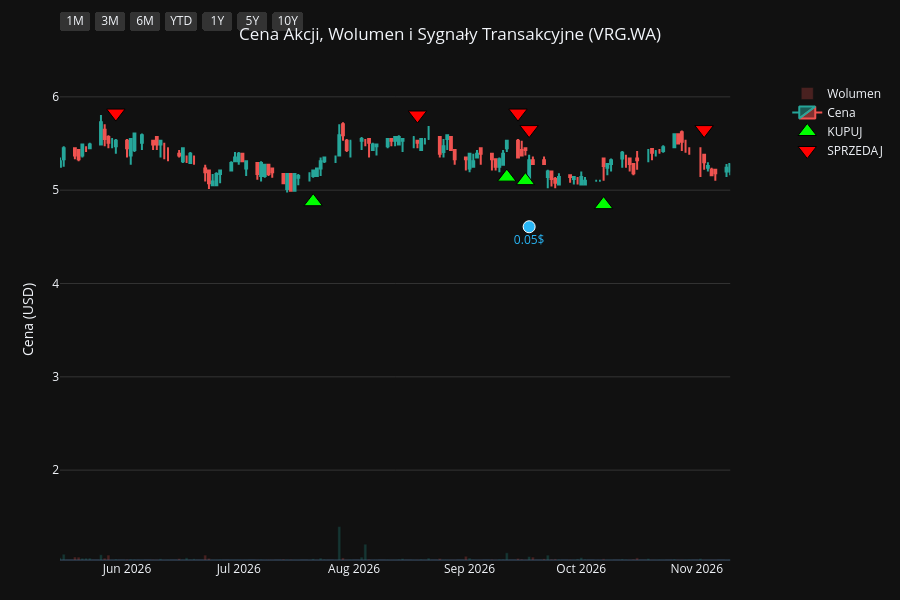
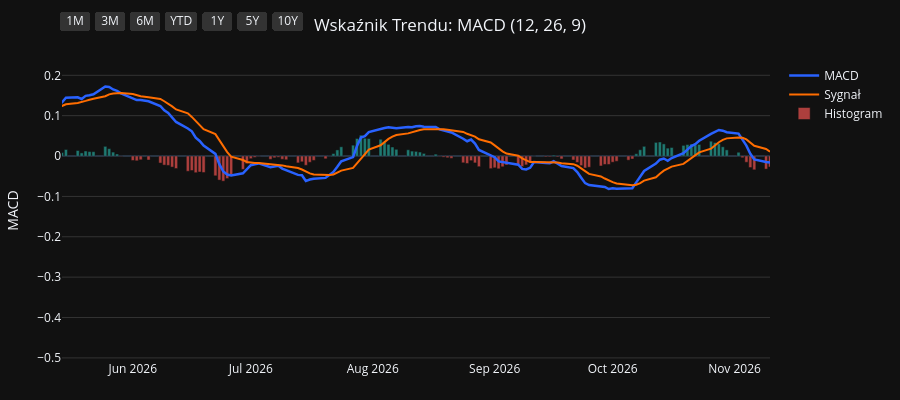
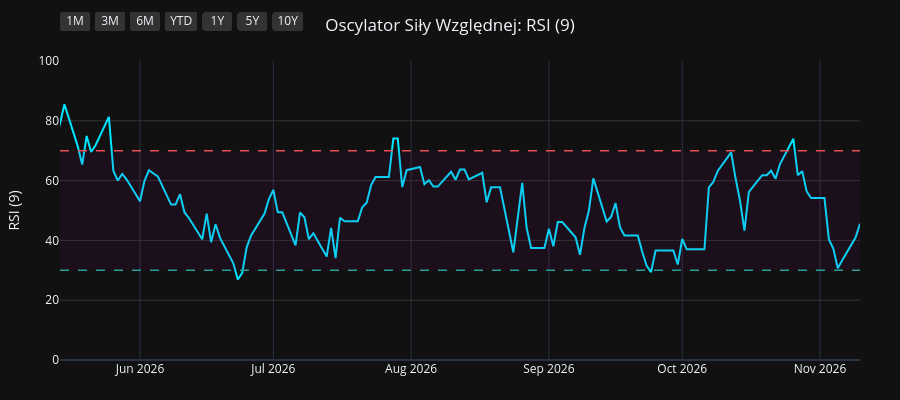
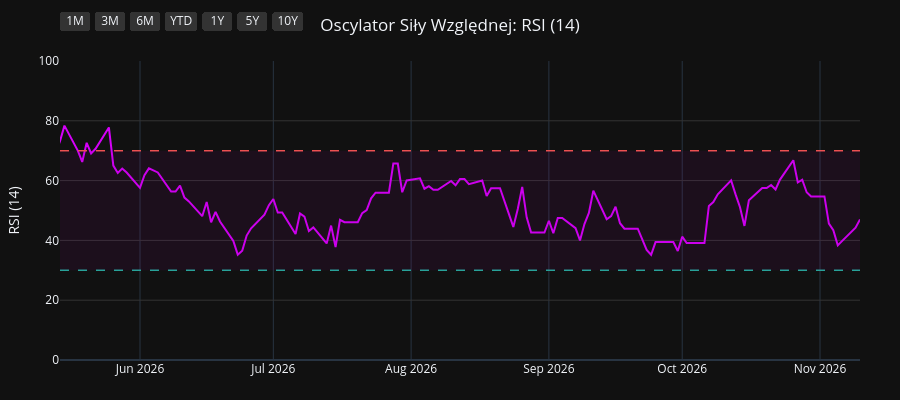

Write notebook code for charts like these, in order.
### Code cell
import os
import yfinance as yf
import pandas as pd
import pandas_ta as ta
import plotly.graph_objects as go
from plotly.subplots import make_subplots

# 1. Pobranie i przygotowanie danych
symbol = os.environ.get("STOCK_TICKER", "").strip().upper()
if not symbol:
    raise RuntimeError("Set STOCK_TICKER before running price_extractor.ipynb")
df = yf.Ticker(symbol).history(period="10y")
df.index = df.index.tz_localize(None)

# Wskaźniki i sygnały
df.ta.macd(fast=12, slow=26, signal=9, append=True)
df.ta.rsi(length=9, append=True)
df.ta.rsi(length=14, append=True)
df.ta.rsi(length=21, append=True)
df.dropna(inplace=True)

macd = df['MACD_12_26_9']
signal = df['MACDs_12_26_9']
wczorajszy_macd = macd.shift(1)
wczorajszy_signal = signal.shift(1)

df['Decyzja'] = 'BRAK'
df.loc[(macd > signal) & (wczorajszy_macd <= wczorajszy_signal), 'Decyzja'] = 'KUPUJ'
df.loc[(macd < signal) & (wczorajszy_macd >= wczorajszy_signal), 'Decyzja'] = 'SPRZEDAJ'

df_kupuj = df[df['Decyzja'] == 'KUPUJ']
df_sprzedaj = df[df['Decyzja'] == 'SPRZEDAJ']
df_dywidendy = df[df['Dividends'] > 0]
df_splity = df[df['Stock Splits'] > 0]

# Wspólna konfiguracja osi X
konfiguracja_osi_x = dict(
    type="date",
    showspikes=True, spikemode="across", spikesnap="cursor", spikedash="dot", spikecolor="#ffffff", spikethickness=1, hoverformat="%Y-%m-%d",
    rangeselector=dict(
        buttons=list([
            dict(count=1, label="1M", step="month", stepmode="backward"),
            dict(count=3, label="3M", step="month", stepmode="backward"),
            dict(count=6, label="6M", step="month", stepmode="backward"),
            dict(count=1, label="YTD", step="year", stepmode="todate"),
            dict(count=1, label="1Y", step="year", stepmode="backward"),
            dict(count=5, label="5Y", step="year", stepmode="backward"),
            dict(step="all", label="10Y")
        ]),
        bgcolor="#333333", activecolor="#2962ff", x=0, y=1.1
    )
)

# ==========================================
# WYKRES 1: CENA + WOLUMEN + SYGNAŁY
# ==========================================
fig1 = make_subplots(specs=[[{"secondary_y": True}]])

kolory_wolumenu = ['#26a69a' if row['Close'] >= row['Open'] else '#ef5350' for index, row in df.iterrows()]
fig1.add_trace(go.Bar(x=df.index, y=df['Volume'], marker_color=kolory_wolumenu, opacity=0.25, name='Wolumen'), secondary_y=True)
fig1.add_trace(go.Candlestick(x=df.index, open=df['Open'], high=df['High'], low=df['Low'], close=df['Close'], name='Cena', increasing_line_color='#26a69a', decreasing_line_color='#ef5350'), secondary_y=False)
fig1.add_trace(go.Scatter(x=df_kupuj.index, y=df_kupuj['Low'] * 0.95, customdata=df_kupuj[['Low', 'High']], mode='markers', marker=dict(symbol='triangle-up', size=16, color='#00ff00', line=dict(width=1, color='black')), name='KUPUJ', hovertemplate='KUPUJ<br>Najniższa: %{customdata[0]:.2f}<br>Najwyższa: %{customdata[1]:.2f}<extra></extra>'), secondary_y=False)
fig1.add_trace(go.Scatter(x=df_sprzedaj.index, y=df_sprzedaj['High'] * 1.05, customdata=df_sprzedaj[['Low', 'High']], mode='markers', marker=dict(symbol='triangle-down', size=16, color='#ff0000', line=dict(width=1, color='black')), name='SPRZEDAJ', hovertemplate='SPRZEDAJ<br>Najniższa: %{customdata[0]:.2f}<br>Najwyższa: %{customdata[1]:.2f}<extra></extra>'), secondary_y=False)

if not df_dywidendy.empty:
    fig1.add_trace(go.Scatter(x=df_dywidendy.index, y=df_dywidendy['Low'] * 0.90, mode='markers+text', marker=dict(symbol='circle', size=12, color='#29b6f6', line=dict(width=1, color='white')), text=df_dywidendy['Dividends'].apply(lambda x: f"{x}$"), textposition="bottom center", name='Dywidenda', showlegend=False, hovertemplate='Dywidenda: %{text}<extra></extra>', textfont=dict(color="#29b6f6")), secondary_y=False)
if not df_splity.empty:
                    fig1.add_trace(go.Scatter(x=df_splity.index, y=df_splity['High'], mode='markers+text', marker=dict(symbol='star', size=16, color='#ffee58', line=dict(width=1, color='black')), text=df_splity['Stock Splits'].apply(lambda x: f"{x:g}:1" if x >= 1 else f"1:{1 / x:g}"), textposition="top center", name='Split', hovertemplate='%{text}<extra></extra>', textfont=dict(color="#ffee58")), secondary_y=False)

fig1.update_layout(title=dict(text=f"Cena Akcji, Wolumen i Sygnały Transakcyjne ({symbol})", x=0.5, xanchor='center'), dragmode='pan', xaxis_rangeslider_visible=False, template='plotly_dark', height=600, hovermode='x unified', margin=dict(l=60, r=40, t=60, b=40))
fig1.update_xaxes(**konfiguracja_osi_x)
fig1.update_xaxes(range=[df.index.max() - pd.Timedelta(days=180), df.index.max()])
fig1.update_yaxes(title_text="Cena (USD)", secondary_y=False, gridcolor='#333333')
fig1.update_yaxes(range=[0, df['Volume'].max() * 4], showgrid=False, showticklabels=False, secondary_y=True)
fig1.show(config={'scrollZoom': True})

# ==========================================
# WYKRES 2: WSKAŹNIK MACD
# ==========================================
fig2 = go.Figure()
fig2.add_trace(go.Scatter(x=df.index, y=df['MACD_12_26_9'], line=dict(color='#2962ff', width=2.5), name='MACD'))
fig2.add_trace(go.Scatter(x=df.index, y=df['MACDs_12_26_9'], line=dict(color='#ff6d00', width=2), name='Sygnał'))
kolory_macd = ['#26a69a' if val >= 0 else '#ef5350' for val in df['MACDh_12_26_9']]
fig2.add_trace(go.Bar(x=df.index, y=df['MACDh_12_26_9'], marker_color=kolory_macd, name='Histogram', opacity=0.7))
fig2.update_layout(title=dict(text="Wskaźnik Trendu: MACD (12, 26, 9)", x=0.5, xanchor='center'), dragmode='pan', xaxis_rangeslider_visible=False, template='plotly_dark', height=400, hovermode='x unified', margin=dict(l=60, r=40, t=60, b=40))
fig2.update_xaxes(**konfiguracja_osi_x)
fig2.update_xaxes(range=[df.index.max() - pd.Timedelta(days=180), df.index.max()])
fig2.update_yaxes(title_text="MACD", gridcolor='#333333')
fig2.show(config={'scrollZoom': True})

# ==========================================
# WYKRES 3: OSCYLATOR RSI (9)
# ==========================================
fig3 = go.Figure()
fig3.add_trace(go.Scatter(x=df.index, y=df['RSI_9'], line=dict(color='#00e5ff', width=2), name='RSI (9)'))
fig3.add_hline(y=70, line_dash="dash", line_color="#ef5350", line_width=1.5)
fig3.add_hline(y=30, line_dash="dash", line_color="#26a69a", line_width=1.5)
fig3.add_hrect(y0=30, y1=70, line_width=0, fillcolor="purple", opacity=0.1)
fig3.update_layout(title=dict(text="Oscylator Siły Względnej: RSI (9)", x=0.5, xanchor='center'), dragmode='pan', xaxis_rangeslider_visible=False, template='plotly_dark', height=400, hovermode='x unified', margin=dict(l=60, r=40, t=60, b=40))
fig3.update_xaxes(**konfiguracja_osi_x)
fig3.update_xaxes(range=[df.index.max() - pd.Timedelta(days=180), df.index.max()])
fig3.update_yaxes(title_text="RSI (9)", range=[0, 100], gridcolor='#333333')
fig3.show(config={'scrollZoom': True})

# ==========================================
# WYKRES 4: OSCYLATOR RSI (14)
# ==========================================
fig4 = go.Figure()
fig4.add_trace(go.Scatter(x=df.index, y=df['RSI_14'], line=dict(color='#d500f9', width=2), name='RSI (14)'))
fig4.add_hline(y=70, line_dash="dash", line_color="#ef5350", line_width=1.5)
fig4.add_hline(y=30, line_dash="dash", line_color="#26a69a", line_width=1.5)
fig4.add_hrect(y0=30, y1=70, line_width=0, fillcolor="purple", opacity=0.1)
fig4.update_layout(title=dict(text="Oscylator Siły Względnej: RSI (14)", x=0.5, xanchor='center'), dragmode='pan', xaxis_rangeslider_visible=False, template='plotly_dark', height=400, hovermode='x unified', margin=dict(l=60, r=40, t=60, b=40))
fig4.update_xaxes(**konfiguracja_osi_x)
fig4.update_xaxes(range=[df.index.max() - pd.Timedelta(days=180), df.index.max()])
fig4.update_yaxes(title_text="RSI (14)", range=[0, 100], gridcolor='#333333')
fig4.show(config={'scrollZoom': True})

# ==========================================
# WYKRES 5: OSCYLATOR RSI (21)
# ==========================================
fig5 = go.Figure()
fig5.add_trace(go.Scatter(x=df.index, y=df['RSI_21'], line=dict(color='#64dd17', width=2), name='RSI (21)'))
fig5.add_hline(y=70, line_dash="dash", line_color="#ef5350", line_width=1.5)
fig5.add_hline(y=30, line_dash="dash", line_color="#26a69a", line_width=1.5)
fig5.add_hrect(y0=30, y1=70, line_width=0, fillcolor="purple", opacity=0.1)
fig5.update_layout(title=dict(text="Oscylator Siły Względnej: RSI (21)", x=0.5, xanchor='center'), dragmode='pan', xaxis_rangeslider_visible=False, template='plotly_dark', height=400, hovermode='x unified', margin=dict(l=60, r=40, t=60, b=40))
fig5.update_xaxes(**konfiguracja_osi_x)
fig5.update_xaxes(range=[df.index.max() - pd.Timedelta(days=180), df.index.max()])
fig5.update_yaxes(title_text="RSI (21)", range=[0, 100], gridcolor='#333333')
fig5.show(config={'scrollZoom': True})

### Figure 1 — Plotly figure (JSON) as saved in the notebook; plotly's stock layout.template omitted (floating-point values rounded to 4 significant figures; data arrays with more than 128 entries replaced by an {"elided": "..."} marker saying what was removed)
{"data": [{"marker": {"color": {"elided": "2506 str values"}}, "name": "Wolumen", "opacity": 0.25, "type": "bar", "x": {"elided": "2506 str values"}, "xaxis": "x", "y": {"elided": "2506 int values"}, "yaxis": "y2"}, {"close": {"elided": "2506 float values"}, "decreasing": {"line": {"color": "#ef5350"}}, "high": {"elided": "2506 float values"}, "increasing": {"line": {"color": "#26a69a"}}, "low": {"elided": "2506 float values"}, "name": "Cena", "open": {"elided": "2506 float values"}, "type": "candlestick", "x": {"elided": "2506 str values"}, "xaxis": "x", "yaxis": "y"}, {"customdata": {"elided": "97x2 float values"}, "hovertemplate": "KUPUJ<br>Najniższa: %{customdata[0]:.2f}<br>Najwyższa: %{customdata[1]:.2f}<extra></extra>", "marker": {"color": "#00ff00", "line": {"color": "black", "width": 1}, "size": 16, "symbol": "triangle-up"}, "mode": "markers", "name": "KUPUJ", "type": "scatter", "x": ["2017-01-03T00:00:00", "2017-01-27T00:00:00", "2017-03-03T00:00:00", "2017-03-14T00:00:00", "2017-05-17T00:00:00", "2017-07-24T00:00:00", "2017-08-30T00:00:00", "2017-11-03T00:00:00", "2018-01-24T00:00:00", "2018-02-14T00:00:00", "2018-03-09T00:00:00", "2018-04-05T00:00:00", "2018-05-07T00:00:00", "2018-07-10T00:00:00", "2018-08-01T00:00:00", "2018-09-28T00:00:00", "2018-10-31T00:00:00", "2018-12-13T00:00:00", "2019-01-16T00:00:00", "2019-02-04T00:00:00", "2019-03-05T00:00:00", "2019-05-24T00:00:00", "2019-09-10T00:00:00", "2019-10-18T00:00:00", "2019-11-04T00:00:00", "2019-11-26T00:00:00", "2020-01-22T00:00:00", "2020-01-27T00:00:00", "2020-01-30T00:00:00", "2020-03-30T00:00:00", "2020-06-04T00:00:00", "2020-07-06T00:00:00", "2020-07-28T00:00:00", "2020-08-14T00:00:00", "2020-09-11T00:00:00", "2020-11-09T00:00:00", "2020-12-09T00:00:00", "2021-01-05T00:00:00", "2021-02-09T00:00:00", "2021-02-11T00:00:00", "2021-03-05T00:00:00", "2021-03-29T00:00:00", "2021-07-16T00:00:00", "2021-07-20T00:00:00", "2021-08-13T00:00:00", "2021-10-19T00:00:00", "2021-11-04T00:00:00", "2021-12-07T00:00:00", "2022-01-05T00:00:00", "2022-01-25T00:00:00", "2022-03-17T00:00:00", "2022-04-19T00:00:00", "2022-05-16T00:00:00", "2022-07-01T00:00:00", "2022-07-18T00:00:00", "2022-09-19T00:00:00", "2022-11-24T00:00:00", "2022-11-29T00:00:00", "2022-12-15T00:00:00", "2023-01-17T00:00:00", "2023-01-19T00:00:00", "2023-02-16T00:00:00", "2023-03-09T00:00:00", "2023-03-14T00:00:00", "2023-03-17T00:00:00", "2023-03-31T00:00:00", "2023-05-22T00:00:00", "2023-06-16T00:00:00", "2023-08-21T00:00:00", "2023-08-31T00:00:00", "2023-10-18T00:00:00", "2023-10-30T00:00:00", "2023-11-03T00:00:00", "2024-01-30T00:00:00", "2024-02-28T00:00:00", "2024-04-09T00:00:00", "2024-05-06T00:00:00", "2024-07-02T00:00:00", "2024-08-16T00:00:00", "2024-09-23T00:00:00", "2024-10-08T00:00:00", "2024-11-08T00:00:00", "2024-11-22T00:00:00", "2024-12-03T00:00:00", "2025-01-07T00:00:00", "2025-01-28T00:00:00", "2025-05-02T00:00:00", "2025-06-20T00:00:00", "2025-08-21T00:00:00", "2025-09-22T00:00:00", "2025-11-07T00:00:00", "2026-01-15T00:00:00", "2026-03-27T00:00:00", "2026-07-21T00:00:00", "2026-09-11T00:00:00", "2026-09-16T00:00:00", "2026-10-07T00:00:00"], "xaxis": "x", "y": [2.799, 2.659, 2.667, 2.684, 2.626, 2.725, 2.791, 2.824, 3.798, 4.294, 4.162, 4.013, 3.864, 3.567, 3.46, 3.311, 3.072, 3.162, 3.22, 3.237, 3.212, 3.22, 3.55, 3.369, 3.311, 3.179, 3.146, 3.138, 3.063, 1.402, 1.99, 2.064, 1.907, 1.833, 1.854, 1.651, 1.982, 2.188, 2.143, 2.147, 2.13, 2.147, 3.047, 2.973, 2.849, 3.105, 3.125, 3.224, 3.088, 3.055, 2.939, 3.063, 3.039, 3.195, 3.189, 2.713, 2.852, 2.895, 2.955, 2.878, 2.86, 2.86, 2.86, 2.791, 2.791, 2.791, 2.904, 2.904, 2.938, 2.99, 2.934, 2.833, 2.824, 3.007, 3.026, 2.916, 2.989, 3.062, 3.31, 3.135, 3.135, 3.078, 3.003, 3.022, 3.031, 2.946, 3.483, 3.323, 4.076, 4.321, 4.17, 4.471, 4.264, 4.876, 5.14, 5.102, 4.845], "yaxis": "y"}, {"customdata": {"elided": "97x2 float values"}, "hovertemplate": "SPRZEDAJ<br>Najniższa: %{customdata[0]:.2f}<br>Najwyższa: %{customdata[1]:.2f}<extra></extra>", "marker": {"color": "#ff0000", "line": {"color": "black", "width": 1}, "size": 16, "symbol": "triangle-down"}, "mode": "markers", "name": "SPRZEDAJ", "type": "scatter", "x": ["2017-01-04T00:00:00", "2017-02-27T00:00:00", "2017-03-06T00:00:00", "2017-03-29T00:00:00", "2017-06-06T00:00:00", "2017-08-18T00:00:00", "2017-09-21T00:00:00", "2017-12-19T00:00:00", "2018-02-06T00:00:00", "2018-02-15T00:00:00", "2018-03-13T00:00:00", "2018-04-25T00:00:00", "2018-06-04T00:00:00", "2018-07-23T00:00:00", "2018-09-05T00:00:00", "2018-10-19T00:00:00", "2018-11-21T00:00:00", "2019-01-02T00:00:00", "2019-01-30T00:00:00", "2019-02-18T00:00:00", "2019-04-05T00:00:00", "2019-08-07T00:00:00", "2019-09-12T00:00:00", "2019-10-28T00:00:00", "2019-11-13T00:00:00", "2020-01-03T00:00:00", "2020-01-24T00:00:00", "2020-01-29T00:00:00", "2020-02-20T00:00:00", "2020-05-06T00:00:00", "2020-06-16T00:00:00", "2020-07-14T00:00:00", "2020-08-03T00:00:00", "2020-09-04T00:00:00", "2020-09-29T00:00:00", "2020-12-04T00:00:00", "2020-12-18T00:00:00", "2021-01-12T00:00:00", "2021-02-10T00:00:00", "2021-02-18T00:00:00", "2021-03-15T00:00:00", "2021-05-17T00:00:00", "2021-07-19T00:00:00", "2021-07-22T00:00:00", "2021-10-12T00:00:00", "2021-10-22T00:00:00", "2021-11-18T00:00:00", "2021-12-16T00:00:00", "2022-01-24T00:00:00", "2022-02-17T00:00:00", "2022-04-06T00:00:00", "2022-05-04T00:00:00", "2022-06-09T00:00:00", "2022-07-07T00:00:00", "2022-08-01T00:00:00", "2022-11-10T00:00:00", "2022-11-28T00:00:00", "2022-12-12T00:00:00", "2022-12-20T00:00:00", "2023-01-18T00:00:00", "2023-02-01T00:00:00", "2023-03-01T00:00:00", "2023-03-13T00:00:00", "2023-03-15T00:00:00", "2023-03-23T00:00:00", "2023-04-25T00:00:00", "2023-06-01T00:00:00", "2023-07-17T00:00:00", "2023-08-23T00:00:00", "2023-09-15T00:00:00", "2023-10-20T00:00:00", "2023-10-31T00:00:00", "2023-12-21T00:00:00", "2024-02-15T00:00:00", "2024-03-05T00:00:00", "2024-05-02T00:00:00", "2024-06-06T00:00:00", "2024-07-25T00:00:00", "2024-08-26T00:00:00", "2024-10-04T00:00:00", "2024-10-17T00:00:00", "2024-11-21T00:00:00", "2024-11-25T00:00:00", "2024-12-18T00:00:00", "2025-01-21T00:00:00", "2025-03-06T00:00:00", "2025-05-16T00:00:00", "2025-08-19T00:00:00", "2025-08-29T00:00:00", "2025-10-08T00:00:00", "2025-12-16T00:00:00", "2026-02-12T00:00:00", "2026-05-29T00:00:00", "2026-08-18T00:00:00", "2026-09-14T00:00:00", "2026-09-17T00:00:00", "2026-11-03T00:00:00"], "xaxis": "x", "y": [3.103, 2.984, 3.012, 3.057, 3.176, 3.076, 3.404, 3.924, 4.417, 4.828, 4.563, 4.371, 4.472, 3.979, 3.833, 3.596, 3.587, 3.687, 3.559, 3.641, 4.034, 3.906, 3.952, 3.769, 3.723, 3.66, 3.514, 3.55, 3.546, 2.382, 2.364, 2.282, 2.167, 2.094, 2.227, 2.263, 2.364, 2.464, 2.437, 2.391, 2.386, 3.363, 3.372, 3.377, 3.441, 3.477, 3.577, 3.6, 3.409, 3.678, 3.377, 3.431, 3.696, 3.742, 3.773, 3.2, 3.228, 3.209, 3.324, 3.228, 3.219, 3.152, 3.209, 3.219, 3.181, 3.343, 3.228, 3.486, 3.333, 3.429, 3.253, 3.212, 3.638, 3.405, 3.364, 3.344, 3.506, 3.648, 3.678, 3.579, 3.631, 3.361, 3.433, 3.381, 3.329, 3.756, 3.954, 4.515, 4.63, 4.994, 5.306, 5.327, 5.826, 5.806, 5.826, 5.649, 5.649], "yaxis": "y"}, {"hovertemplate": "Dywidenda: %{text}<extra></extra>", "marker": {"color": "#29b6f6", "line": {"color": "white", "width": 1}, "size": 12, "symbol": "circle"}, "mode": "markers+text", "name": "Dywidenda", "showlegend": false, "text": ["0.17$", "0.2$", "0.09$", "0.05$"], "textfont": {"color": "#29b6f6"}, "textposition": "bottom center", "type": "scatter", "x": ["2022-07-14T00:00:00", "2023-09-19T00:00:00", "2024-09-19T00:00:00", "2026-09-17T00:00:00"], "xaxis": "x", "y": [3.005, 2.832, 3.005, 4.608], "yaxis": "y"}], "layout": {"dragmode": "pan", "height": 600, "hovermode": "x unified", "margin": {"b": 40, "l": 60, "r": 40, "t": 60}, "title": {"text": "Cena Akcji, Wolumen i Sygnały Transakcyjne (VRG.WA)", "x": 0.5, "xanchor": "center"}, "xaxis": {"anchor": "y", "domain": [0.0, 0.94], "hoverformat": "%Y-%m-%d", "range": ["2026-05-14T00:00:00", "2026-11-10T00:00:00"], "rangeselector": {"activecolor": "#2962ff", "bgcolor": "#333333", "buttons": [{"count": 1, "label": "1M", "step": "month", "stepmode": "backward"}, {"count": 3, "label": "3M", "step": "month", "stepmode": "backward"}, {"count": 6, "label": "6M", "step": "month", "stepmode": "backward"}, {"count": 1, "label": "YTD", "step": "year", "stepmode": "todate"}, {"count": 1, "label": "1Y", "step": "year", "stepmode": "backward"}, {"count": 5, "label": "5Y", "step": "year", "stepmode": "backward"}, {"label": "10Y", "step": "all"}], "x": 0, "y": 1.1}, "rangeslider": {"visible": false}, "showspikes": true, "spikecolor": "#ffffff", "spikedash": "dot", "spikemode": "across", "spikesnap": "cursor", "spikethickness": 1, "type": "date"}, "yaxis": {"anchor": "x", "domain": [0.0, 1.0], "gridcolor": "#333333", "title": {"text": "Cena (USD)"}}, "yaxis2": {"anchor": "x", "overlaying": "y", "range": [0, 17453104], "showgrid": false, "showticklabels": false, "side": "right"}}}

### Figure 2 — Plotly figure (JSON) as saved in the notebook; plotly's stock layout.template omitted (floating-point values rounded to 4 significant figures; data arrays with more than 128 entries replaced by an {"elided": "..."} marker saying what was removed)
{"data": [{"line": {"color": "#2962ff", "width": 2.5}, "name": "MACD", "type": "scatter", "x": {"elided": "2506 str values"}, "y": {"elided": "2506 float values"}}, {"line": {"color": "#ff6d00", "width": 2}, "name": "Sygnał", "type": "scatter", "x": {"elided": "2506 str values"}, "y": {"elided": "2506 float values"}}, {"marker": {"color": {"elided": "2506 str values"}}, "name": "Histogram", "opacity": 0.7, "type": "bar", "x": {"elided": "2506 str values"}, "y": {"elided": "2506 float values"}}], "layout": {"dragmode": "pan", "height": 400, "hovermode": "x unified", "margin": {"b": 40, "l": 60, "r": 40, "t": 60}, "title": {"text": "Wskaźnik Trendu: MACD (12, 26, 9)", "x": 0.5, "xanchor": "center"}, "xaxis": {"hoverformat": "%Y-%m-%d", "range": ["2026-05-14T00:00:00", "2026-11-10T00:00:00"], "rangeselector": {"activecolor": "#2962ff", "bgcolor": "#333333", "buttons": [{"count": 1, "label": "1M", "step": "month", "stepmode": "backward"}, {"count": 3, "label": "3M", "step": "month", "stepmode": "backward"}, {"count": 6, "label": "6M", "step": "month", "stepmode": "backward"}, {"count": 1, "label": "YTD", "step": "year", "stepmode": "todate"}, {"count": 1, "label": "1Y", "step": "year", "stepmode": "backward"}, {"count": 5, "label": "5Y", "step": "year", "stepmode": "backward"}, {"label": "10Y", "step": "all"}], "x": 0, "y": 1.1}, "rangeslider": {"visible": false}, "showspikes": true, "spikecolor": "#ffffff", "spikedash": "dot", "spikemode": "across", "spikesnap": "cursor", "spikethickness": 1, "type": "date"}, "yaxis": {"gridcolor": "#333333", "title": {"text": "MACD"}}}}

### Figure 3 — Plotly figure (JSON) as saved in the notebook; plotly's stock layout.template omitted (floating-point values rounded to 4 significant figures; data arrays with more than 128 entries replaced by an {"elided": "..."} marker saying what was removed)
{"data": [{"line": {"color": "#00e5ff", "width": 2}, "name": "RSI (9)", "type": "scatter", "x": {"elided": "2506 str values"}, "y": {"elided": "2506 float values"}}], "layout": {"dragmode": "pan", "height": 400, "hovermode": "x unified", "margin": {"b": 40, "l": 60, "r": 40, "t": 60}, "shapes": [{"line": {"color": "#ef5350", "dash": "dash", "width": 1.5}, "type": "line", "x0": 0, "x1": 1, "xref": "x domain", "y0": 70, "y1": 70, "yref": "y"}, {"line": {"color": "#26a69a", "dash": "dash", "width": 1.5}, "type": "line", "x0": 0, "x1": 1, "xref": "x domain", "y0": 30, "y1": 30, "yref": "y"}, {"fillcolor": "purple", "line": {"width": 0}, "opacity": 0.1, "type": "rect", "x0": 0, "x1": 1, "xref": "x domain", "y0": 30, "y1": 70, "yref": "y"}], "title": {"text": "Oscylator Siły Względnej: RSI (9)", "x": 0.5, "xanchor": "center"}, "xaxis": {"hoverformat": "%Y-%m-%d", "range": ["2026-05-14T00:00:00", "2026-11-10T00:00:00"], "rangeselector": {"activecolor": "#2962ff", "bgcolor": "#333333", "buttons": [{"count": 1, "label": "1M", "step": "month", "stepmode": "backward"}, {"count": 3, "label": "3M", "step": "month", "stepmode": "backward"}, {"count": 6, "label": "6M", "step": "month", "stepmode": "backward"}, {"count": 1, "label": "YTD", "step": "year", "stepmode": "todate"}, {"count": 1, "label": "1Y", "step": "year", "stepmode": "backward"}, {"count": 5, "label": "5Y", "step": "year", "stepmode": "backward"}, {"label": "10Y", "step": "all"}], "x": 0, "y": 1.1}, "rangeslider": {"visible": false}, "showspikes": true, "spikecolor": "#ffffff", "spikedash": "dot", "spikemode": "across", "spikesnap": "cursor", "spikethickness": 1, "type": "date"}, "yaxis": {"gridcolor": "#333333", "range": [0, 100], "title": {"text": "RSI (9)"}}}}

### Figure 4 — Plotly figure (JSON) as saved in the notebook; plotly's stock layout.template omitted (floating-point values rounded to 4 significant figures; data arrays with more than 128 entries replaced by an {"elided": "..."} marker saying what was removed)
{"data": [{"line": {"color": "#d500f9", "width": 2}, "name": "RSI (14)", "type": "scatter", "x": {"elided": "2506 str values"}, "y": {"elided": "2506 float values"}}], "layout": {"dragmode": "pan", "height": 400, "hovermode": "x unified", "margin": {"b": 40, "l": 60, "r": 40, "t": 60}, "shapes": [{"line": {"color": "#ef5350", "dash": "dash", "width": 1.5}, "type": "line", "x0": 0, "x1": 1, "xref": "x domain", "y0": 70, "y1": 70, "yref": "y"}, {"line": {"color": "#26a69a", "dash": "dash", "width": 1.5}, "type": "line", "x0": 0, "x1": 1, "xref": "x domain", "y0": 30, "y1": 30, "yref": "y"}, {"fillcolor": "purple", "line": {"width": 0}, "opacity": 0.1, "type": "rect", "x0": 0, "x1": 1, "xref": "x domain", "y0": 30, "y1": 70, "yref": "y"}], "title": {"text": "Oscylator Siły Względnej: RSI (14)", "x": 0.5, "xanchor": "center"}, "xaxis": {"hoverformat": "%Y-%m-%d", "range": ["2026-05-14T00:00:00", "2026-11-10T00:00:00"], "rangeselector": {"activecolor": "#2962ff", "bgcolor": "#333333", "buttons": [{"count": 1, "label": "1M", "step": "month", "stepmode": "backward"}, {"count": 3, "label": "3M", "step": "month", "stepmode": "backward"}, {"count": 6, "label": "6M", "step": "month", "stepmode": "backward"}, {"count": 1, "label": "YTD", "step": "year", "stepmode": "todate"}, {"count": 1, "label": "1Y", "step": "year", "stepmode": "backward"}, {"count": 5, "label": "5Y", "step": "year", "stepmode": "backward"}, {"label": "10Y", "step": "all"}], "x": 0, "y": 1.1}, "rangeslider": {"visible": false}, "showspikes": true, "spikecolor": "#ffffff", "spikedash": "dot", "spikemode": "across", "spikesnap": "cursor", "spikethickness": 1, "type": "date"}, "yaxis": {"gridcolor": "#333333", "range": [0, 100], "title": {"text": "RSI (14)"}}}}
